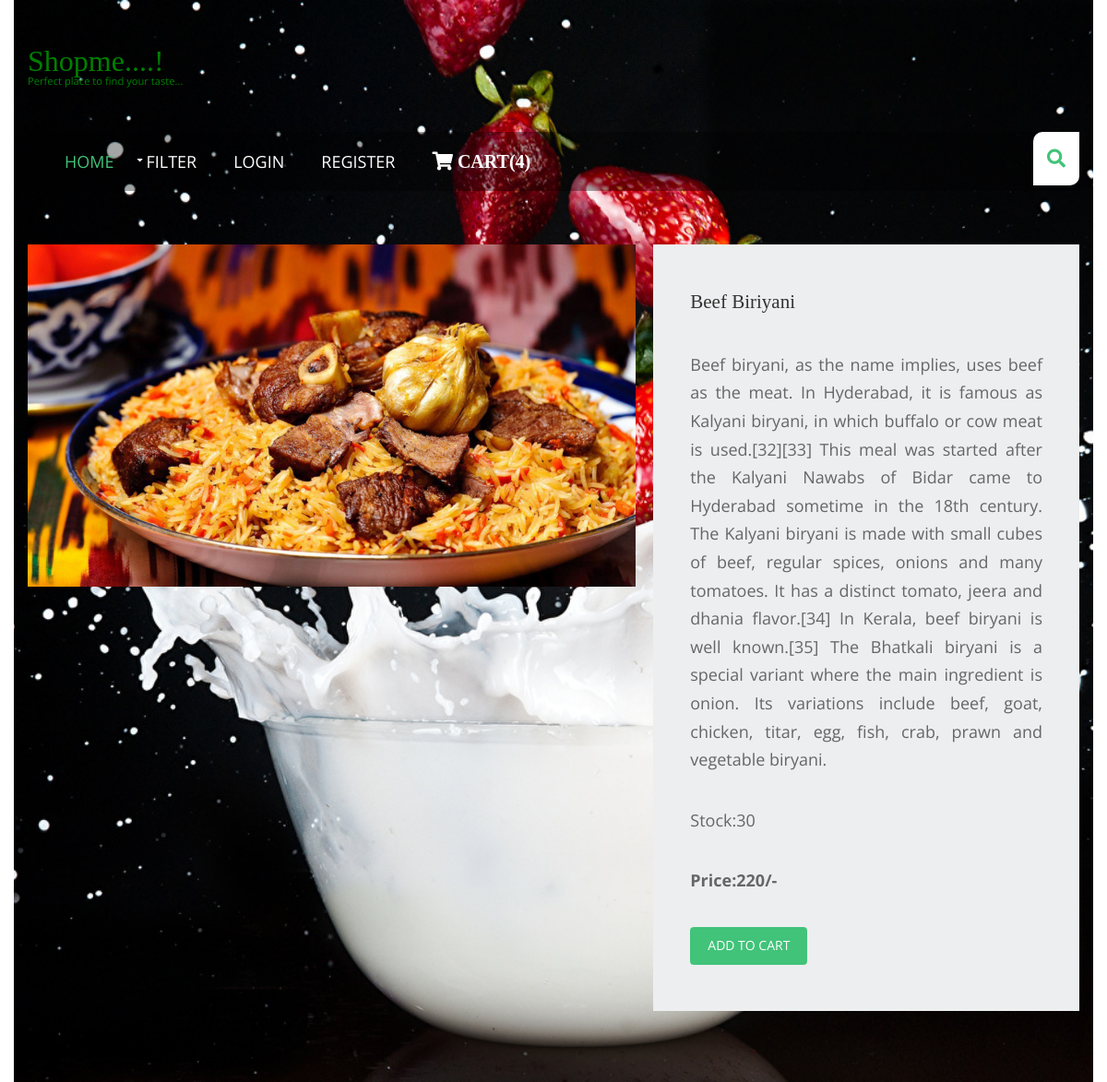
/non-veg-items/beef-biriyani/, run on the app's committed database.
### shop/models.py (models this page shows, shortened)
class Prod(models.Model):
    name = models.CharField(max_length=250, unique=True)
    slug = models.SlugField(max_length=250, unique=True)
    img = models.ImageField(upload_to='products')
    des = models.TextField()
    stock = models.IntegerField()
    available = models.BooleanField()
    price = models.IntegerField()
    category = models.ForeignKey(Category, on_delete=models.CASCADE)

### shop/views.py (the view)
# urls.py: path('<slug:c_slug>/<slug:product_slug>/', views.product_details, name='details'),
def product_details(request, c_slug, product_slug):
    try:
        prod = Prod.objects.get(category__slug=c_slug, slug=product_slug)
    except Exception as e:
        raise e
    return render(request, 'product.html', {'pr': prod})

### cart/context_processor.py (called while the page is built)
def count(request):
    item_count = 0
    if 'admin' in request.path:
        return {}
    else:
        try:
            ct = Cartlist.objects.filter(cart_id=c_id(request))
            cti = Items.objects.all().filter(cart=ct[:1])
            for c in cti:
                item_count += c.quantity
        except Cartlist.DoesNotExist:
            item_count = 0
        return dict(itc=item_count)

### cart/views.py (called while the page is built)
def c_id(request):
    ct_id = request.session.session_key
    if not ct_id:
        ct_id = request.session.create()
        return ct_id

### templates/product.html (shortened to what this page needs)
{% extends 'base.html' %}
{% block content %}
{% load static %}
<!DOCTYPE html>
<html lang="en">
<br>
<head>
    <link href="{% static 'pr/fontawesome/css/all.min.css' %}" rel="stylesheet" />
    <link href="{% static 'pr/css/templatemo-comparto.css' %}" rel="stylesheet" />
</head>
<br>
<body>
    <div class="container-fluid">
        <section class="tm-mb-1" id="about">
            <div class="tm-row tm-about-row">
                <div class="tm-section-1-l">
                    <img src="{{pr.img.url}}" alt="About image" class="tm-img-responsive">
                </div>
                <article class="tm-section-1-r tm-bg-color-8">
                    <h2 class="tm-mb-2 tm-title-color">{{pr.name}}</h2>
                    <p style="text-align: justify">{{pr.des}}</p>
                    <p>Stock:{{pr.stock}}</p>
                    <b><p>Price:{{pr.price}}/-</p></b>
{% if pr.stock <= 0 %}
                    <h4 style="color:red">Sorry... no stock left...!</h4>
 {% else %}
                    <a href="{% url 'add_cart' pr.id %}" class='btn btn-success'>Add to Cart</a>
 {% endif %}
                </article>
            </div>
        </section>
    </div>
</body>
<br><br>
</html>
{% endblock %}

### static/hm/layout/styles/layout.css (style rules this page uses)
*, *::before, *::after { transition:all .3s ease-in-out; }
body { color:#474747; background-color:#FFFFFF; }
a { color:#41C379; }
.btn, .btn.inverse:hover { color:#FFFFFF; background-color:#41C379; border-color:#41C379; }

### static/pr/css/templatemo-comparto.css (style rules this page uses)
*, *::before, *::after { box-sizing: border-box; outline: none; }
ul, h1, h2, h3, h4, p, figure { padding: 0; margin: 0; }
body { font-family: 'Open Sans', Arial, sans-serif; font-size: 18px; overflow-x: hidden; padding-left: 15px; padding-right: 15px; margin: 0; }
h2 { font-size: 1.5rem; }
a { transition: all 0.3s ease; text-decoration: none; }
p { color: #666; line-height: 1.7; margin-bottom: 35px; }
h1, h2, h3, h4, h5, h6 { color: #333; }
.container-fluid { max-width: 1210px; margin-left: auto; margin-right: auto; }
.tm-mb-1 { margin-bottom: 20px; }
.tm-mb-2 { margin-bottom: 40px; }
.tm-bg-color-8 { background-color: #EDEEEF; }
.tm-img-responsive { max-width: 100%; height: auto; }
.tm-section-1-l { width: 57.85%; margin-right: 1.65%; }
.tm-section-1-r { padding: 50px 40px; width: 40.5%; }
.tm-row { display: flex; }
a { color: #666; }

### static/hm/layout/styles/framework.css (style rules this page uses)
html { overflow-y:scroll; overflow-x:hidden; }
html, body { margin:0; padding:0; font-size:14px; line-height:1.6em; }
*, *::before, *::after { box-sizing:border-box; }
.btn { display:inline-block; padding:8px 18px 10px; text-transform:uppercase; border:1px solid; }
a { outline:none; text-decoration:none; }
img { width:auto; max-width:100%; height:auto; margin:0; padding:0; border:none; line-height:normal; vertical-align:middle; }
body, input, textarea, select { font-family:Verdana, Geneva, sans-serif; }
h1, h2, h3, h4, h5, h6, .heading { font-family:Georgia, "Times New Roman", Times, serif; }
::placeholder { opacity:1; }
h1, h2, h3, h4, h5, h6, .heading { margin:0 0 20px 0; font-size:22px; line-height:normal; font-weight:normal; text-transform:capitalize; }
address, article, aside, figcaption, figure, footer, header, main, nav, section { display:block; margin:0; padding:0; }

### data on the page
Prod: img (picture), name "Beef Biriyani", des "Beef biryani, as the name implies, uses beef as the meat. In Hyderabad, it is famous as Kalyani biryani, in which buffalo or cow meat is used.[32][33] This meal was started after the Kalyani Nawabs of Bidar came to Hyderabad sometime in the 18th century. The Kalyani biryani is made with small cubes of beef, regular spices, onions and many tomatoes. It has a distinct tomato, jeera and dhania flavor.[34] In Kerala, beef biryani is well known.[35] The Bhatkali biryani is a special variant where the main ingredient is onion. Its variations include beef, goat, chicken, titar, egg, fish, crab, prawn and vegetable biryani.", stock "30", price "220"

### other printed values
{{ itc }} "4"
